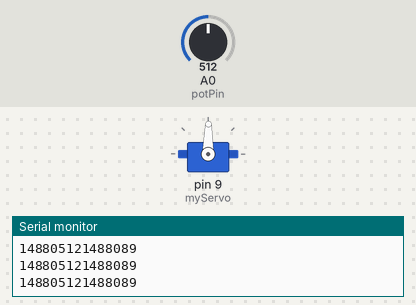
A sketch run on a simulated Arduino Uno, built with avr-gcc and run on an emulated ATmega328P. Parts: servo, the last lines printed to the serial monitor. Inputs (shaded band) come from the test bench; at power-on: A0 (potPin) = 512.

Above: at 1.2 s.
1.3 s: A0 (potPin) set to 716
At 2.5 s:
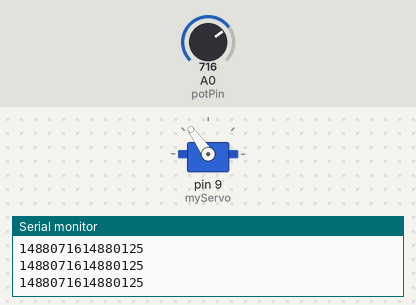
2.8 s: A0 (potPin) set to 900
At 3.7 s:
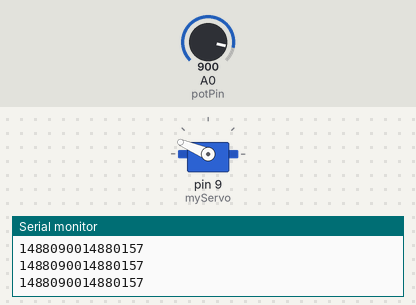
4.3 s: A0 (potPin) set to 1023
At 4.8 s:
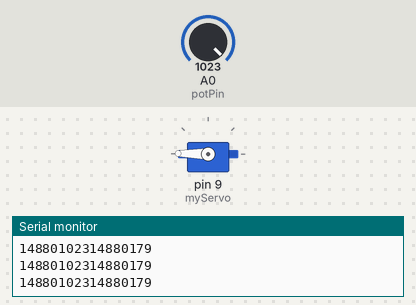
5.8 s: A0 (potPin) set to 306
At 7.0 s:
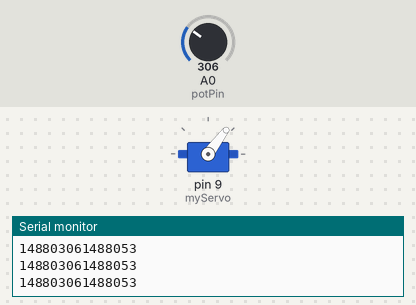
7.3 s: A0 (potPin) set to 122
At 8.3 s:
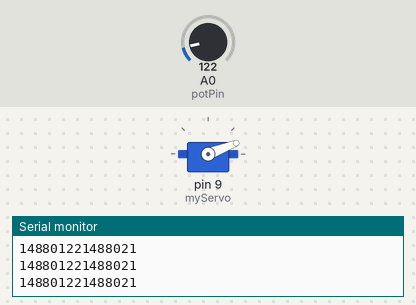
8.8 s: A0 (potPin) set to 511
At 9.6 s:
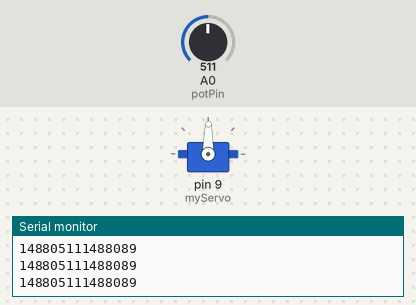
Timing chart, 0 to 11.3 s (numbered marks = the images above; inputs shaded):
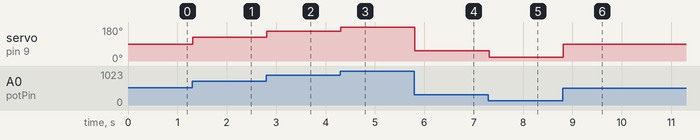

Measured:
- after the input at 1.3 s, servo on pin 9 (myServo): 89° → 125° at once
- after the input at 2.8 s, servo on pin 9 (myServo): 125° → 157° at once
- after the input at 4.3 s, servo on pin 9 (myServo): 157° → 179° at once
- after the input at 5.8 s, servo on pin 9 (myServo): 179° → 53° at once
- after the input at 7.3 s, servo on pin 9 (myServo): 53° → 21° at once
- after the input at 8.8 s, servo on pin 9 (myServo): 21° → 89° at once

The sketch:

5_mood_cue_firmware.ino
```cpp
#include <Servo.h>
Servo myServo;

int const potPin = A0;
int potVal;
int angle;

void setup() {
  // put your setup code here, to run once:
  myServo.attach(9);
  Serial.begin(9600);

}

void loop() {
  // put your main code here, to run repeatedly:
  potVal = analogRead(potPin);
  Serial.print('potVal: ');
  Serial.print(potVal);

  angle = map(potVal, 0, 1023, 0, 179);
  Serial.print(', angle: ');
  Serial.println(angle);

  myServo.write(angle);
  delay(15);

}
```
